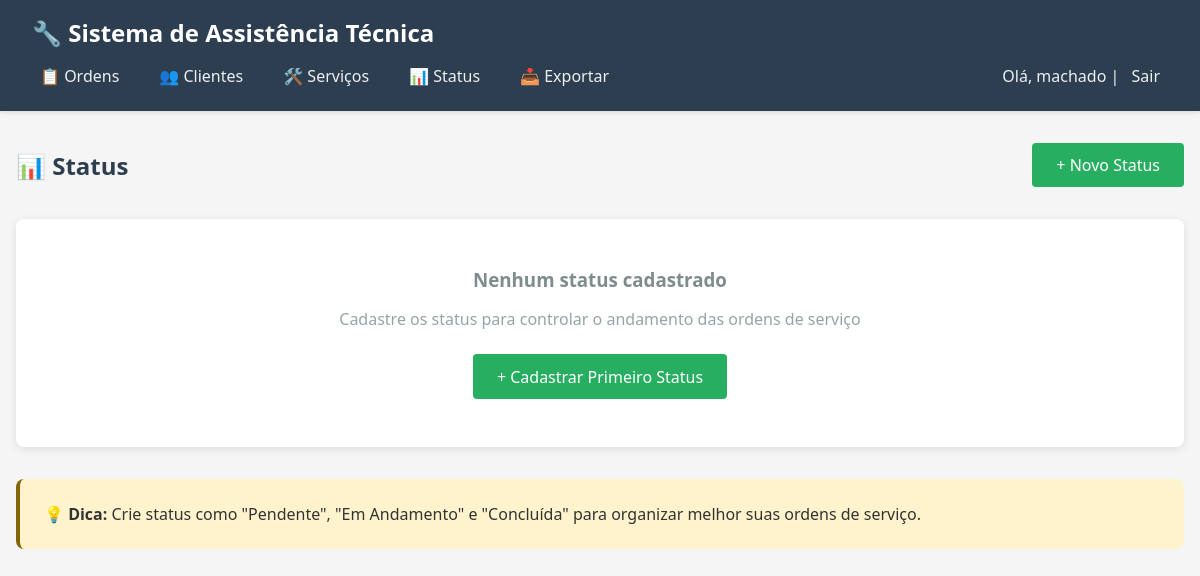
Before: /status/ (signed in) with the older database file.
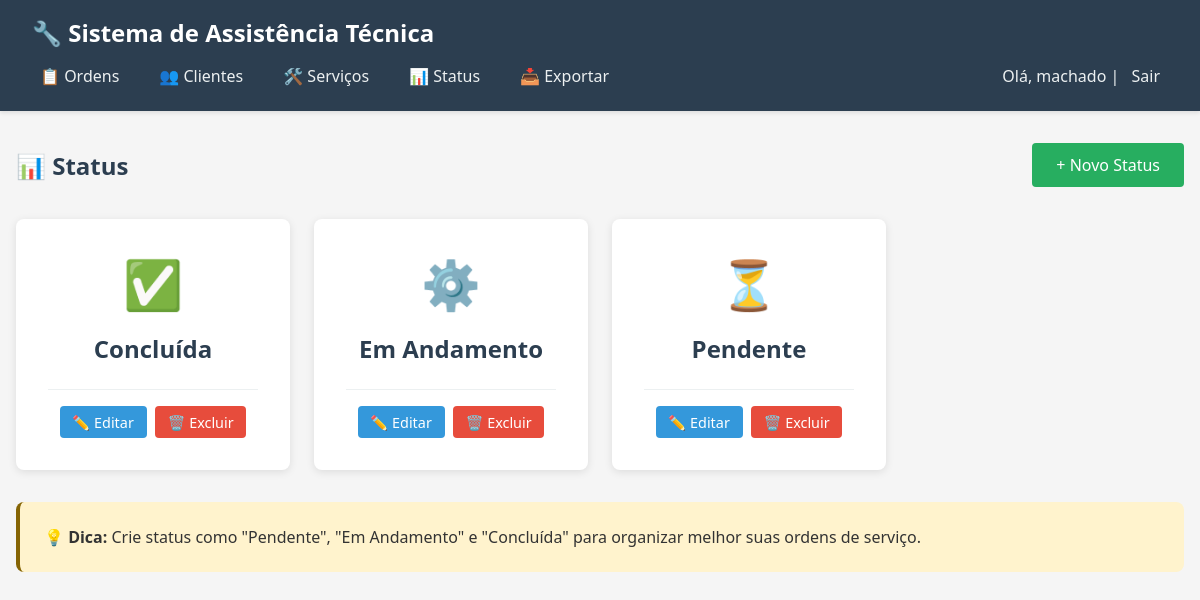
After: the same page with the newer database file.
### core/models.py (models this page shows, shortened)
class Status(models.Model):
    nome = models.CharField(max_length=30, verbose_name="Nome")
    class Meta:
        verbose_name = "Status"
        verbose_name_plural = "Status"
        ordering = ['nome']

### core/views.py (the view)
# urls.py: path('status/', views.lista_status, name='lista_status'),
@login_required
def lista_status(request):
    status_lista = Status.objects.all().order_by('nome')
    return render(request, 'core/lista_status.html', {'status_lista': status_lista})

### core/templates/core/lista_status.html (shortened to what this page needs)
{% extends 'core/base.html' %}
{% block content %}
<div class="header-section">
    <h2>📊 Status</h2>
    <a href="{% url 'criar_status' %}" class="btn btn-success">+ Novo Status</a>
</div>
{% if status_lista %}
    <div class="status-grid">
        {% for status in status_lista %}
        <div class="status-card">
            <div class="status-icon">
                {% if "Pendente" in status.nome %}
                    ⏳
                {% elif "Andamento" in status.nome or "Em" in status.nome %}
                    ⚙️
                {% elif "Concluída" in status.nome or "Concluído" in status.nome %}
                    ✅
                {% else %}
                    📌
                {% endif %}
            </div>
            <h3>{{ status.nome }}</h3>
            <div class="card-actions">
                <a href="{% url 'editar_status' status.pk %}" class="btn btn-small">✏️ Editar</a>
                <a href="{% url 'excluir_status' status.pk %}" class="btn btn-danger btn-small">🗑️ Excluir</a>
            </div>
        </div>
        {% endfor %}
    </div>
{% else %}
    <div class="empty-state">
        <h3>Nenhum status cadastrado</h3>
        <p style="color: #95a5a6; margin-bottom: 1.5rem;">
            Cadastre os status para controlar o andamento das ordens de serviço
        </p>
        <a href="{% url 'criar_status' %}" class="btn btn-success">+ Cadastrar Primeiro Status</a>
    </div>
{% endif %}
<div style="margin-top: 2rem; padding: 1.5rem; background: #fff3cd; border-radius: 8px; border-left: 4px solid #856404;">
    <strong>💡 Dica:</strong> Crie status como "Pendente", "Em Andamento" e "Concluída" para organizar melhor suas ordens de serviço.
</div>
{% endblock %}

Changed rows visible on the page:
added Status: nome "Concluída"
added Status: nome "Em Andamento"
added Status: nome "Pendente"
Other visible differences:
text no longer shown: "Nenhum status cadastrado Cadastre os status para controlar o andamento das ordens de serviço + Cadastrar Primeiro Status"
